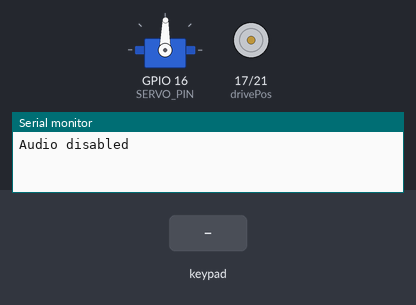
Recording of a sketch running on a simulated ESP32. Shown: servo, motor-driver pin pairs drawn as motors (green arrow = first pin HIGH = forward, orange = second pin HIGH = backward, longer = more drive), the last lines printed to the serial monitor. The test bench sets the inputs (shaded band). Servo pulses on a pin are drawn as a servo (544–2400 µs = 0–180°).

Above: at 1.2 s.
1.3 s: key 'L' pressed
At 1.5 s:
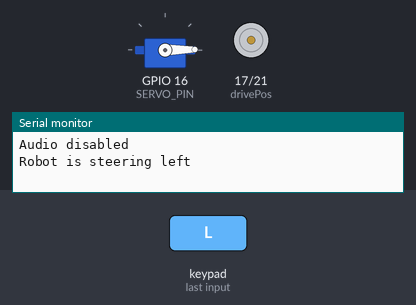
3.2 s: key 'R' pressed
At 3.4 s:
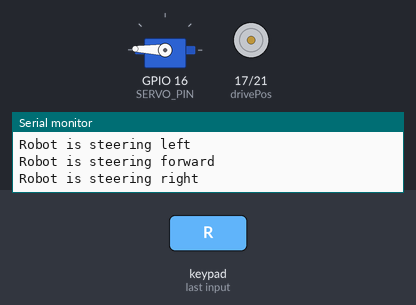
5.1 s: key 'X' pressed
At 5.3 s:
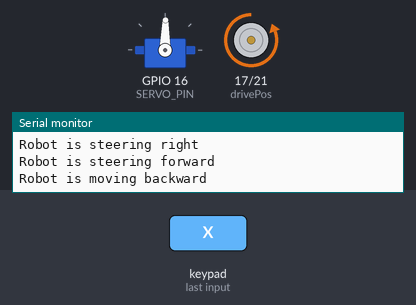
7.0 s: key 'T' pressed
At 7.2 s:
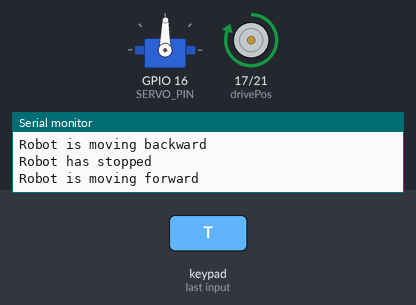
Timing chart, 0 to 9.9 s (numbered marks = the images above; inputs shaded):
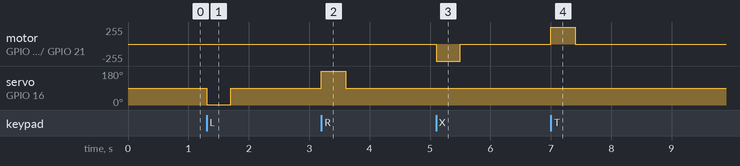

Measured:
- after the input at 1.3 s, servo on GPIO 16 (SERVO_PIN): 89° → 1° at once, → 89° 0.40 s later
- after the input at 3.2 s, servo on GPIO 16 (SERVO_PIN): 89° → 178° at once, → 89° 0.40 s later
- after the input at 5.1 s, motor on GPIO 17 (drivePos) / GPIO 21 (driveNeg): stopped → backward 255/255 at once, → stopped 0.40 s later
- after the input at 7.0 s, motor on GPIO 17 (drivePos) / GPIO 21 (driveNeg): stopped → forward 255/255 at once, → stopped 0.40 s later

The sketch:

MakeThingsMove.ino
```cpp
#include "ControlFunctions.h"

/*
 * An Arduino sketch to control a robot.
 * See Settings.h to change robot name and enable audio or debugging mode.
 * See ControlFunctions.cpp to change behavior or control scheme.
 * See Robot.cpp if changes are made to robot hardware.
 */

/*
 * This function runs on startup. It calls init_everything()
 * to set up the robot and the controller.
 */
void setup() {
  init_everything();
}

/*
 * This function runs repeatedly. It calls the update() function to
 * make the robot move in response to button presses.
 */
void loop() {
  update();
}
```

AudioPlayer.cpp
```cpp
#include <Arduino.h>
#include "Settings.h"

/*
 * Audio player logic.
 */

#ifdef AUDIO_ENABLED
  #include "AudioPlayer.h"
  #include "AudioCodecs/CodecMP3Helix.h"
  #include "AudioLibs/AudioSourceSPIFFS.h"

  // Audio setup
  const char *startFilePath="/sounds";
  const char *ext="mp3";

  AudioSourceSPIFFS source(startFilePath, ext);
  AnalogAudioStream sink;
  MP3DecoderHelix decoder;
  AudioPlayer player (source, sink, decoder);
#endif

void init_audio() {
  #ifdef AUDIO_ENABLED
    Serial.println("Audio enabled");
    AudioLogger::instance().begin(Serial, AudioLogger::Warning); // Audiotools logger level

    // begin audio processing
    auto cfg = sink.defaultConfig();
    sink.begin(cfg);
    player.begin();
    player.setAutoNext(false);
  #else
    Serial.println("Audio disabled");
  #endif
}

void update_audio() {
  #ifdef AUDIO_ENABLED
    player.copy(); // refresh audio
  #endif
}
```

AudioPlayer.h
```cpp
#pragma once

void init_audio();
void update_audio();
```

ControlFunctions.cpp
```cpp
#include <Arduino.h>
#include "AudioPlayer.h"
#include "Controller.h"
#include "Robot.h"
#include "Settings.h"

/*
 * Functions to set robot speed and steering angle
 * in response to button press and release events.
 * Update this code if different robot behavior or control scheme is desired.
 */

Robot robot;
Controller controller;

/*
 * Drive the robot full speed forwards when a button is pressed.
 * Stop the robot when the button is released.
 */
void driveForward(bool pressed) {
  Serial.print("Robot ");
  if (pressed) {
      Serial.println("is moving forward");
      robot.move(1.0f);
  } else {
      Serial.println("has stopped");
      robot.stop();
  }
}

/*
 * Drive the robot full speed backwards when a button is pressed.
 * Stop the robot when the button is released.
 */
void driveBackward(bool pressed) {
  Serial.print("Robot ");
  if (pressed) {
      Serial.println("is moving backward");
      robot.move(-1.0f);
  } else {
      Serial.println("has stopped");
      robot.stop();
  }
}

/*
 * Steer the robot all the way to the right when a button is pressed.
 * Return the robot to the forward direction when the button is released.
 */
void steerRight(bool pressed) {
  Serial.print("Robot ");
  if (pressed) {
      Serial.println("is steering right");
      robot.steer(180.0f);
  } else {
      Serial.println("is steering forward");
      robot.steer(90.0f);
  }
}

/*
 * Steer the robot all the way to the left when a button is pressed.
 * Return the robot to the forward direction when the button is released.
 */
void steerLeft(bool pressed) {
  Serial.print("Robot ");
  if (pressed) {
      Serial.println("is steering left");
      robot.steer(0.0f);
  } else {
      Serial.println("is steering forward");
      robot.steer(90.0f);
  }
}

/*
 * This method is used for debugging the robot's duty settings,
 * not for controlling the robot.
 */
void incDuty(bool pressed) {
  if (pressed) {
    int duty = robot.getDuty() + 100;
    Serial.print("Setting duty to ");
    Serial.println(duty);
    robot.setDuty(duty);
  }
}

/*
 * This method is used for debugging the robot's duty settings,
 * not for controlling the robot.
 */
void decDuty(bool pressed) {
  if (pressed) {
    int duty = robot.getDuty() - 100;
    Serial.print("Setting duty to ");
    Serial.println(duty);
    robot.setDuty(duty);
  }
}

/*
 * Connect controller buttons to robot functions
 */
void registerRobotFunctions() {
  controller.registerCallback("triangle", driveForward);
  controller.registerCallback("x", driveBackward);
  controller.registerCallback("left", steerLeft);
  controller.registerCallback("right", steerRight);
  #ifdef DEBUG_MODE
    // Enable debugging functions
    controller.registerCallback("up", incDuty);
    controller.registerCallback("down", decDuty);
  #endif
}

/*
 * Functions below this comment are generic and do not need to be modified.
 */

/*
 * Set up robot and controller.
 */
void init_everything() {
  // Initialize serial connection
  Serial.begin(115200);

  // Initialize controller
  controller.init(ROBOT_NAME);

  // Initialize robot
  robot.init();

  // Connect controller buttons to robot functions
  registerRobotFunctions();

  // Initialize audio player
  init_audio();
}

/*
 * Updates the robot by allowing the controller to check for
 * inputs and call the associated robot functions.
 */
void update() {
  controller.update();
  update_audio();
}
```

ControlFunctions.h
```cpp
#pragma once

void init_everything();
void update();
void driveForward(bool pressed);
void driveBackward(bool pressed);
void steerRight(bool pressed);
void steerLeft(bool pressed);

void incDuty(bool pressed);
void decDuty(bool pressed);
```

Controller.cpp
```cpp
// Import Dabble library
#define CUSTOM_SETTINGS
#define INCLUDE_GAMEPAD_MODULE
#include <DabbleESP32.h>

#include "Controller.h"

/*
 * A class which allows custom functions to be called
 * when buttons on a Dabble gamepad are pressed or released.
 * Does not require any modifications in order to be used in different projects.
 */
Controller::Controller() {
  // All the buttons start in the unpressed state with no action assigned.
  buttonStates = {
    {"up", {false, Controller::defaultCallback}},
    {"down", {false, Controller::defaultCallback}},
    {"left", {false, Controller::defaultCallback}},
    {"right", {false, Controller::defaultCallback}},
    {"triangle", {false, Controller::defaultCallback}},
    {"square", {false, Controller::defaultCallback}},
    {"circle", {false, Controller::defaultCallback}},
    {"x", {false, Controller::defaultCallback}},
    {"select", {false, Controller::defaultCallback}},
    {"start", {false, Controller::defaultCallback}}
  };
}

/*
 * Default button action; intentionally does nothing.
 */
void Controller::defaultCallback(bool newState) {}

/*
 * Associates the given function with the given button.
 */
void Controller::registerCallback(const std::string& buttonName, std::function<void(bool)> callback) {
    if (buttonStates.find(buttonName) != buttonStates.end()) {
        buttonStates[buttonName].callback = callback;
    }
}

/*
 * Internal method used to update a button's state
 * and trigger the associated function if the state has changed.
 */
void Controller::setButtonState(const std::string& buttonName, bool newState) {
  // Check if a button exists with the given name
  if (buttonStates.find(buttonName) != buttonStates.end()) {
      ButtonData& buttonData = buttonStates[buttonName];
      // Check if the button state has changed
      if (buttonData.state != newState) {
          buttonData.state = newState;
          // Call the button's callback with its state information
          buttonData.callback(newState);
      }
  }
}

/*
 * Sets up the Dabble connection.
 */
void Controller::init(const std::string& robotName) {
  Dabble.begin(robotName);
}

/*
 * Checks for input from the Dabble gamepad and updates internal states.
 */
void Controller::update() {
  Dabble.processInput();
  setButtonState("up", GamePad.isUpPressed());
  setButtonState("down", GamePad.isDownPressed());
  setButtonState("left", GamePad.isLeftPressed());
  setButtonState("right", GamePad.isRightPressed());
  setButtonState("circle", GamePad.isCirclePressed());
  setButtonState("x", GamePad.isCrossPressed());
  setButtonState("square", GamePad.isSquarePressed());
  setButtonState("triangle", GamePad.isTrianglePressed());
  setButtonState("select", GamePad.isSelectPressed());
  setButtonState("start", GamePad.isStartPressed());
}
```

Controller.h
```cpp
#pragma once

#include <unordered_map>
#include <functional>

class Controller {
public:
  Controller();
  void init(const std::string& robotName);
  void update();
  void registerCallback(const std::string& buttonName, std::function<void(bool)> callback);

private:
  struct ButtonData {
    bool state;
    std::function<void(bool)> callback;
  };
  std::unordered_map<std::string, ButtonData> buttonStates;
  void setButtonState(const std::string& buttonName, bool newState);
  static void defaultCallback(bool newState);
};
```

Robot.cpp
```cpp
#include "Robot.h"
#include "esp32-hal-ledc.h"
#include <cmath>
#include <Arduino.h>
#include "Settings.h"

/*
 * A class which defines how a robot moves.
 * Update this class when changes are made to the robot hardware.
 */
Robot::Robot() {
  // Robot is initially stopped
  float currentSpeed = 0;

  // Robot is initially pointed straight forward
  float currentAngle = 90;

  int currentDuty;
}

/**
 * Sets up robot hardware.
 */
void Robot::init() {
  // Set up servo PWM, fixed at 50 hz
  ledcSetup(SERVO_CHANNEL,50,SERVO_PWM_RESOLUTION);
  ledcAttachPin(SERVO_PIN, SERVO_CHANNEL);
  steer(90);

  // Set up forward and reverse drive PWMs
  ledcAttachPin(drivePos, FWD_CHANNEL);
  ledcSetup(FWD_CHANNEL,DRIVE_PWM_HZ,DRIVE_PWM_RESOLUTION);
  ledcWrite(FWD_CHANNEL,0);
  ledcAttachPin(driveNeg, REV_CHANNEL);
  ledcSetup(REV_CHANNEL, DRIVE_PWM_HZ,DRIVE_PWM_RESOLUTION);
  ledcWrite(REV_CHANNEL,0);

  #ifdef DEBUG_MODE
    // Light up the onboard LED to indicate that the system has power
    pinMode(LED_BUILTIN, OUTPUT);
    digitalWrite(LED_BUILTIN,HIGH);
  #endif
}

/**
 * Moves the robot at the given speed.
 * Speed must be a floating-point number in the range -1 to 1,
 * representing a percentage from -100% to 100% of the robot's top speed
 */
void Robot::move(float speed) {
  float abs_speed = std::abs(speed);
  if (abs_speed >= 0.0f && abs_speed <= 1.0f) {
    // Calculate drive motor duty based on desired speed
    int duty = std::round((MAX_DRIVE_DUTY - MIN_DRIVE_DUTY) * abs_speed) + MIN_DRIVE_DUTY;
    if (speed > 0) {
      // Set forward PWM duty
      ledcWrite(FWD_CHANNEL, duty);
      ledcWrite(REV_CHANNEL, 0);
    } else if (speed < 0) {
      // Set reverse PWM duty
      ledcWrite(REV_CHANNEL, duty);
      ledcWrite(FWD_CHANNEL, 0);
    } else {
      stop();
    }
    currentSpeed = speed;
  }
}

float Robot::getSpeed() {
  return currentSpeed;
}

void Robot::stop() {
  ledcWrite(FWD_CHANNEL, 0);
  ledcWrite(REV_CHANNEL, 0);
  currentSpeed = 0;
}

/**
 * Steers the robot to the given angle.
 * Steering angle must be a floating-point number between 0 and 180,
 * representing the angle of the robot's front wheels
 */
void Robot::steer(float angle) {
  if (angle >= 0.0f && angle <= 180.0f) {
    // Set steering servo duty based on angle
    int duty = std::round((MAX_SERVO_DUTY - MIN_SERVO_DUTY) * (angle / 180) + MIN_SERVO_DUTY);
    ledcWrite(SERVO_CHANNEL, duty);
    currentAngle = angle;
    currentDuty = duty;
  }
}

float Robot::getSteeringAngle() {
  return currentAngle;
}

void Robot::setDuty(int duty) {
  ledcWrite(SERVO_CHANNEL, duty);
  currentDuty = duty;
}

int Robot::getDuty() {
  return currentDuty;
}
```

Robot.h
```cpp
#pragma once

// Servo constants

// The resolution of the servo PWM
#define SERVO_PWM_RESOLUTION 16
// The pin that the servo's control wire is connected to
#define SERVO_PIN 16
// Channel to control servo PWM
#define SERVO_CHANNEL 1

// Drive motor constants

// The pin that the motor's forward control wire is connected to
#define drivePos 17
// The pin that the motor's reverse control wire is connected to
#define driveNeg 21
// Channel to control forward PWM
#define FWD_CHANNEL 2
// Channel to control reverse PWM
#define REV_CHANNEL 3
// The minimum PWM duty at which the robot's drive motor will move the robot
#define MIN_DRIVE_DUTY 0
// The maximum PWM duty for the robot's drive motor
#define MAX_DRIVE_DUTY 255
// The frequency for the forward and reverse PWMs
#define DRIVE_PWM_HZ 5000
// The resolution of the drive PWM
#define DRIVE_PWM_RESOLUTION 8

class Robot {
public:
  Robot();
  void init();
  void move(float speed);
  float getSpeed();
  void stop();
  void steer(float angle);
  float getSteeringAngle();
  int getDuty();
  void setDuty(int duty);

private:
  float currentSpeed;
  float currentAngle;
  int currentDuty;
};
```

Settings.h
```cpp
#pragma once

 // Robot name
#define ROBOT_NAME "My Robot"

// Uncomment the following line to enable debugging mode
// #define DEBUG_MODE

// Uncomment the following line to enable audio
// #define AUDIO_ENABLED

// Robot settings which may vary between robot builds

// The duty cycle at which the robot's servo motor points the robot all the way to the left
#define MIN_SERVO_DUTY 1800
// The duty cycle at which the robot's servo motor points the robot all the way to the right
#define MAX_SERVO_DUTY 7800
```
